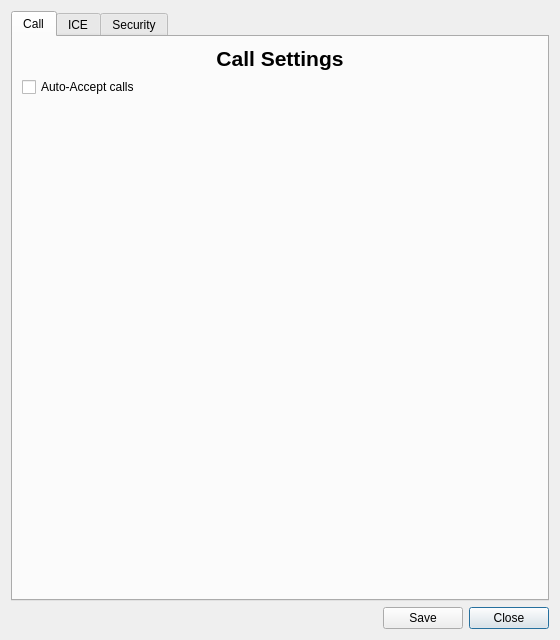
<?xml version="1.0" encoding="UTF-8"?>
<ui version="4.0">
 <class>AdvancedSettings</class>
 <widget class="QDialog" name="AdvancedSettings">
  <property name="geometry">
   <rect>
    <x>0</x>
    <y>0</y>
    <width>560</width>
    <height>640</height>
   </rect>
  </property>
  <property name="windowTitle">
   <string>Advanced Settings</string>
  </property>
  <layout class="QGridLayout" name="gridLayout">
   <item row="3" column="2">
    <widget class="QPushButton" name="advanced_close">
     <property name="text">
      <string>Close</string>
     </property>
    </widget>
   </item>
   <item row="0" column="0" colspan="3">
    <widget class="QTabWidget" name="Advanced">
     <property name="currentIndex">
      <number>0</number>
     </property>
     <widget class="QWidget" name="call">
      <attribute name="title">
       <string>Call</string>
      </attribute>
      <layout class="QGridLayout" name="gridLayout_4">
       <item row="2" column="0" colspan="2">
        <spacer name="verticalSpacer">
         <property name="orientation">
          <enum>Qt::Vertical</enum>
         </property>
         <property name="sizeHint" stdset="0">
          <size>
           <width>20</width>
           <height>40</height>
          </size>
         </property>
        </spacer>
       </item>
       <item row="0" column="0" colspan="2">
        <widget class="QLabel" name="call_heading">
         <property name="font">
          <font>
           <pointsize>16</pointsize>
           <weight>75</weight>
           <bold>true</bold>
          </font>
         </property>
         <property name="text">
          <string>Call Settings</string>
         </property>
         <property name="alignment">
          <set>Qt::AlignCenter</set>
         </property>
        </widget>
       </item>
       <item row="1" column="0">
        <widget class="QCheckBox" name="auto_accept">
         <property name="text">
          <string>Auto-Accept calls</string>
         </property>
        </widget>
       </item>
      </layout>
     </widget>
     <widget class="QWidget" name="ice">
      <attribute name="title">
       <string>ICE</string>
      </attribute>
      <layout class="QGridLayout" name="gridLayout_2">
       <item row="3" column="0">
        <widget class="QLabel" name="media_port_label">
         <property name="text">
          <string>First media port</string>
         </property>
        </widget>
       </item>
       <item row="5" column="0">
        <widget class="QLabel" name="stun_address_label">
         <property name="text">
          <string>STUN server address</string>
         </property>
        </widget>
       </item>
       <item row="5" column="1">
        <widget class="QLineEdit" name="stun_address">
         <property name="maximumSize">
          <size>
           <width>300</width>
           <height>16777215</height>
          </size>
         </property>
         <property name="text">
          <string>stun.l.google.com</string>
         </property>
         <property name="alignment">
          <set>Qt::AlignCenter</set>
         </property>
        </widget>
       </item>
       <item row="4" column="0">
        <widget class="QLabel" name="stun_enabled_label">
         <property name="text">
          <string>STUN enabled</string>
         </property>
        </widget>
       </item>
       <item row="5" column="2">
        <widget class="QSpinBox" name="stun_port">
         <property name="minimumSize">
          <size>
           <width>70</width>
           <height>0</height>
          </size>
         </property>
         <property name="maximumSize">
          <size>
           <width>70</width>
           <height>16777215</height>
          </size>
         </property>
         <property name="minimum">
          <number>1</number>
         </property>
         <property name="maximum">
          <number>65535</number>
         </property>
         <property name="value">
          <number>19302</number>
         </property>
        </widget>
       </item>
       <item row="3" column="2">
        <widget class="QSpinBox" name="media_port">
         <property name="minimumSize">
          <size>
           <width>70</width>
           <height>0</height>
          </size>
         </property>
         <property name="maximumSize">
          <size>
           <width>70</width>
           <height>16777215</height>
          </size>
         </property>
         <property name="minimum">
          <number>1024</number>
         </property>
         <property name="maximum">
          <number>54535</number>
         </property>
         <property name="value">
          <number>38500</number>
         </property>
        </widget>
       </item>
       <item row="4" column="2">
        <widget class="QCheckBox" name="stun_enabled">
         <property name="text">
          <string/>
         </property>
        </widget>
       </item>
       <item row="6" column="0" colspan="3">
        <spacer name="verticalSpacer_2">
         <property name="orientation">
          <enum>Qt::Vertical</enum>
         </property>
         <property name="sizeHint" stdset="0">
          <size>
           <width>20</width>
           <height>40</height>
          </size>
         </property>
        </spacer>
       </item>
       <item row="0" column="0" colspan="3">
        <widget class="QLabel" name="ice_heading">
         <property name="font">
          <font>
           <pointsize>16</pointsize>
           <weight>75</weight>
           <bold>true</bold>
          </font>
         </property>
         <property name="text">
          <string>Interactive Connectivity Establishement (ICE)</string>
         </property>
        </widget>
       </item>
       <item row="1" column="0" colspan="3">
        <widget class="QLabel" name="tab_explanation">
         <property name="text">
          <string>ICE is a protocol for finding transport route for the media/RTP in a session. If you are calling from behind a NAT, STUN is used to find the outer IP address, where you can receive packets. STUN is not needed if you have a global IP address or if you are calling inside within a LAN.</string>
         </property>
         <property name="wordWrap">
          <bool>true</bool>
         </property>
        </widget>
       </item>
       <item row="2" column="0" colspan="3">
        <widget class="Line" name="line">
         <property name="enabled">
          <bool>true</bool>
         </property>
         <property name="orientation">
          <enum>Qt::Horizontal</enum>
         </property>
        </widget>
       </item>
      </layout>
     </widget>
     <widget class="QWidget" name="security">
      <property name="enabled">
       <bool>false</bool>
      </property>
      <attribute name="title">
       <string>Security</string>
      </attribute>
      <layout class="QGridLayout" name="gridLayout_6">
       <item row="4" column="0">
        <widget class="QLabel" name="Blocked_label">
         <property name="font">
          <font>
           <pointsize>16</pointsize>
          </font>
         </property>
         <property name="text">
          <string>Blocked users</string>
         </property>
        </widget>
       </item>
       <item row="8" column="0" colspan="2">
        <spacer name="verticalSpacer_3">
         <property name="orientation">
          <enum>Qt::Vertical</enum>
         </property>
         <property name="sizeHint" stdset="0">
          <size>
           <width>20</width>
           <height>40</height>
          </size>
         </property>
        </spacer>
       </item>
       <item row="3" column="0" colspan="3">
        <widget class="Line" name="line_5">
         <property name="orientation">
          <enum>Qt::Horizontal</enum>
         </property>
        </widget>
       </item>
       <item row="6" column="0">
        <widget class="QLabel" name="BlockUsernameLabel">
         <property name="text">
          <string>Block contacts from username</string>
         </property>
        </widget>
       </item>
       <item row="1" column="0">
        <widget class="QCheckBox" name="Anon_contacts">
         <property name="text">
          <string>Disallow anonymous contacts</string>
         </property>
        </widget>
       </item>
       <item row="5" column="0" colspan="3">
        <widget class="QTableWidget" name="blockedUsers">
         <property name="columnCount">
          <number>2</number>
         </property>
         <column/>
         <column/>
        </widget>
       </item>
       <item row="2" column="0">
        <widget class="QCheckBox" name="CorrectUsername">
         <property name="text">
          <string>Accept only contacts that know our username</string>
         </property>
        </widget>
       </item>
       <item row="7" column="1">
        <widget class="QPushButton" name="addUserBlock">
         <property name="text">
          <string>Add</string>
         </property>
        </widget>
       </item>
       <item row="7" column="0">
        <widget class="QLineEdit" name="blockUser"/>
       </item>
       <item row="7" column="2">
        <spacer name="horizontalSpacer_2">
         <property name="orientation">
          <enum>Qt::Horizontal</enum>
         </property>
         <property name="sizeHint" stdset="0">
          <size>
           <width>40</width>
           <height>20</height>
          </size>
         </property>
        </spacer>
       </item>
       <item row="0" column="0" colspan="3">
        <widget class="QLabel" name="label_3">
         <property name="font">
          <font>
           <pointsize>16</pointsize>
           <weight>75</weight>
           <bold>true</bold>
          </font>
         </property>
         <property name="text">
          <string>Security (Not implemented yet)</string>
         </property>
         <property name="alignment">
          <set>Qt::AlignCenter</set>
         </property>
        </widget>
       </item>
      </layout>
     </widget>
    </widget>
   </item>
   <item row="3" column="1">
    <widget class="QPushButton" name="advanced_ok">
     <property name="text">
      <string>Save</string>
     </property>
    </widget>
   </item>
   <item row="3" column="0">
    <spacer name="horizontalSpacer">
     <property name="orientation">
      <enum>Qt::Horizontal</enum>
     </property>
     <property name="sizeHint" stdset="0">
      <size>
       <width>40</width>
       <height>20</height>
      </size>
     </property>
    </spacer>
   </item>
  </layout>
 </widget>
 <tabstops>
  <tabstop>Advanced</tabstop>
  <tabstop>advanced_close</tabstop>
 </tabstops>
 <resources/>
 <connections/>
</ui>
